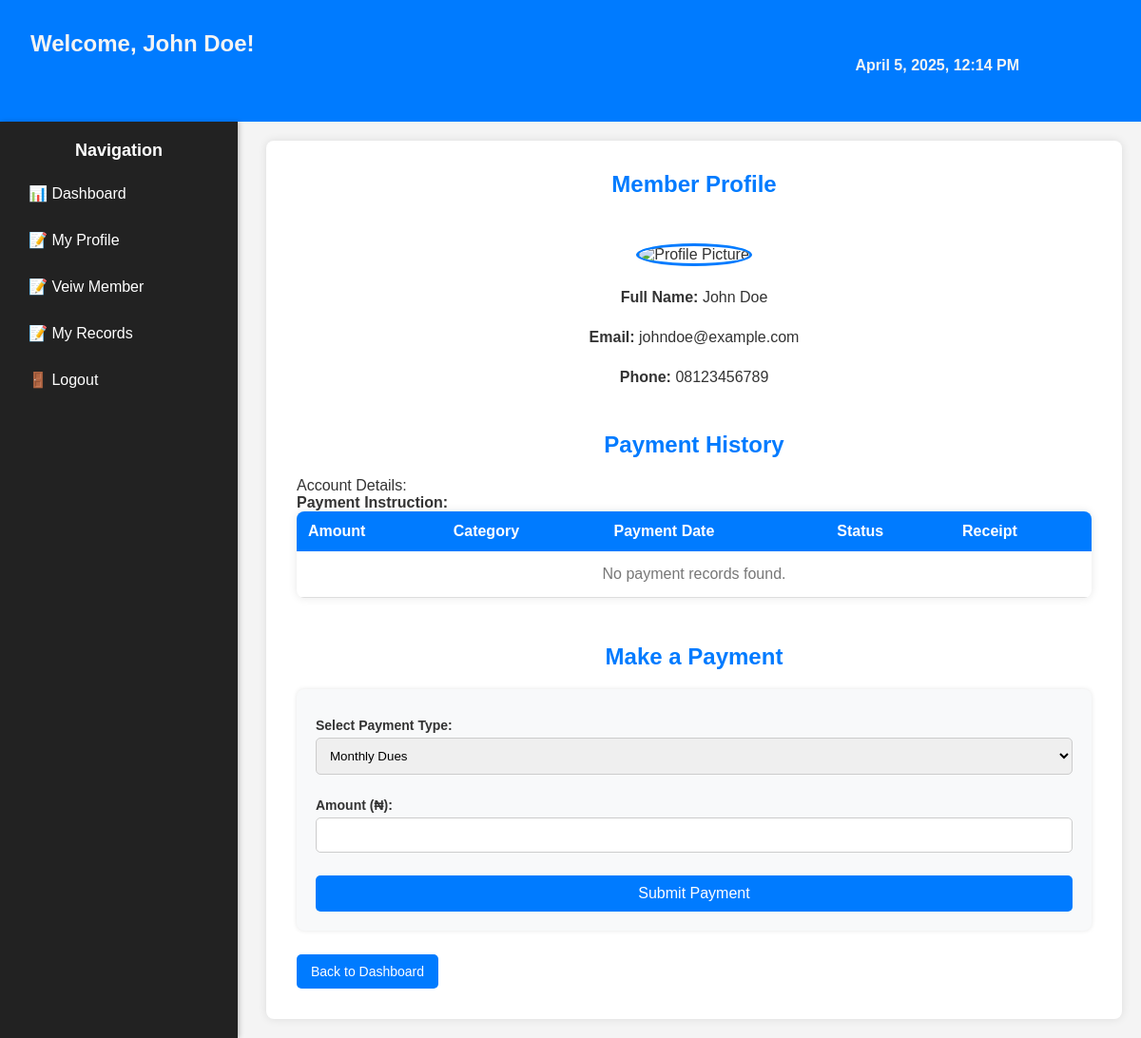
The app's page /members/member_record_view.php (signed in) with its own data.
### tables this page shows
CREATE TABLE `users` (
  `id` int(11) NOT NULL,
  `full_name` varchar(255) NOT NULL,
  `email` varchar(100) NOT NULL,
  `password` varchar(255) NOT NULL,
  `phone` varchar(15) DEFAULT NULL,
  `profile_picture` varchar(255) DEFAULT 'default.png',
  `role` enum('admin','member') DEFAULT 'member',
  `created_at` timestamp NOT NULL DEFAULT current_timestamp(),
  `status` varchar(20) NOT NULL DEFAULT 'pending'
);

### members/member_record_view.php (the view, shortened to what this page needs)
<?php
require_once "../includes/inc_header.php";
require_once "../includes/db.php";
$user_id = $_SESSION["user_id"];
$records_per_page = 5;
$page = isset($_GET["page"]) && is_numeric($_GET["page"]) ? intval($_GET["page"]) : 1;
$offset = ($page - 1) * $records_per_page;
$stmt = $pdo->prepare("SELECT full_name, email, phone FROM users WHERE id = ?");
$stmt->execute([$user_id]);
$member = $stmt->fetch(PDO::FETCH_ASSOC);
$paymentStmt = $pdo->prepare("SELECT id, amount, payment_date, status, category, receipt FROM payments WHERE user_id = :user_id ORDER BY payment_date DESC LIMIT :offset, :records_per_page");
$paymentStmt->bindValue(":user_id", $user_id, PDO::PARAM_INT);
$paymentStmt->bindValue(":offset", $offset, PDO::PARAM_INT);
$paymentStmt->bindValue(":records_per_page", $records_per_page, PDO::PARAM_INT);
$paymentStmt->execute();
$payments = $paymentStmt->fetchAll(PDO::FETCH_ASSOC);
?>
<main class="dashboard-container">
    <?php include "../includes/inc_sidebar.php"; ?>
    <section class="admin-main">
        <h2>Member Profile</h2>
        <div style="margin-top:3rem" class="profile-section">
            <img src="../uploads/profile_pics/<?php echo htmlspecialchars($user_id); ?>.jpg" alt="Profile Picture" class="profile-pic">
            <p style="margin-top:1.5rem"><strong>Full Name:</strong> <?php echo htmlspecialchars($member["full_name"]); ?></p>
            <p style="margin-top:1.5rem"><strong>Email:</strong> <?php echo htmlspecialchars($member["email"]); ?></p>
            <p style="margin-top:1.5rem"><strong>Phone:</strong> <?php echo htmlspecialchars($member["phone"]); ?></p>
        </div>
        <h2 style="margin-top:3rem">Payment History</h2>
        <div>
            <p>Account Details: </p>
            <strong>Payment Instruction: </strong>
        </div>
        <table>
            <thead>
                <tr>
                    <th>Amount</th>
                    <th>Category</th>
                    <th>Payment Date</th>
                    <th>Status</th>
                    <th>Receipt</th>
                </tr>
            </thead>
            <tbody>
                <?php if (count($payments) > 0): ?>
                    <?php foreach ($payments as $payment): ?>
                        <tr>
                            <td>₦<?php echo number_format($payment["amount"], 2); ?></td>
                            <td><?php echo htmlspecialchars($payment["category"]); ?></td>
                            <td><?php echo htmlspecialchars($payment["payment_date"]); ?></td>
                            <td class="<?php echo strtolower($payment["status"]); ?>">
                                <?php echo htmlspecialchars($payment["status"]); ?>
                            </td>
                            <td>
                                <?php if ($payment["receipt"]): ?>
                                    <a href="../uploads/receipts/<?php echo htmlspecialchars($payment["receipt"]); ?>" target="_blank">View</a>
                                <?php else: ?>
                                    <form action="" method="POST" enctype="multipart/form-data">
                                        <input type="hidden" name="payment_id" value="<?php echo htmlspecialchars($payment["id"]); ?>">
                                        <input type="file" name="receipt" required>
                                        <button type="submit" name="upload_receipt" class="btn-upload">Upload</button>
                                    </form>
                                <?php endif; ?>
                            </td>
                        </tr>
                    <?php endforeach; ?>
                <?php else: ?>
                    <tr>
                        <td colspan="5" class="no-data">No payment records found.</td>
                    </tr>
                <?php endif; ?>
            </tbody>
        </table>
        <h2 style="margin-top:3rem">Make a Payment</h2>
        <form action="" method="POST">
            <label for="category">Select Payment Type:</label>
            <select name="category" id="category" required>
                <option value="Monthly Dues">Monthly Dues</option>
            </select>
            <label style="margin-top:1.5rem" for="amount">Amount (₦):</label>
            <input type="number" name="amount" id="amount" required>
            <button style="margin-top:1.5rem" type="submit" name="submit_payment" class="btn">Submit Payment</button>
        </form>
        <a href="dashboard.php" class="btn">Back to Dashboard</a>
    </section>
</main>

### includes/inc_header.php (shortened to what this page needs)
<?php
require_once "../includes/db.php";
$stmt = $pdo->prepare("SELECT full_name, email FROM users WHERE id = ?");
$stmt->execute([$_SESSION["user_id"]]);
$user = $stmt->fetch(PDO::FETCH_ASSOC);
?>
<!DOCTYPE html>
<html lang="en">
<head>
    <link rel="stylesheet" href="../assets/css/member_dashboard.css">
</head>
<body>
<header class="member-header">
    <h2>Welcome, <?php echo htmlspecialchars($user['full_name']); ?>!</h2>
    <div style="float: right; padding:0 3rem 3rem 0; margin:0 3rem 3rem 0" class="user-info">
        <span> <?php echo date("F j, Y, g:i A"); ?></span>
    </div>
</header>
</body>
</html>

### assets/css/member_dashboard.css (style rules this page uses)
* { margin: 0; padding: 0; box-sizing: border-box; }
body { font-family: Arial, sans-serif; margin: 0; background-color: #f4f4f4; color: #333; }
.member-header { background-color: #007bff; font-weight: bold; color: #f4f4f4; height: 8rem; padding: 2rem; }
.dashboard-container { display: flex; min-height: 100vh; }
.admin-main { flex: 1; min-width: 900px; padding: 2rem; background: white; margin: 20px 20px 20px 30px; border-radius: 8px; box-shadow: 0 0 10px rgba(0, 0, 0, 0.1); }
.admin-main h2 { font-size: 24px; margin-bottom: 20px; color: #007bff; text-align: center; }
.admin-main form { background: #f8f9fa; padding: 20px; border-radius: 8px; box-shadow: 0 0 5px rgba(0, 0, 0, 0.1); margin-bottom: 15px; }
.admin-main label { font-weight: bold; display: block; margin-top: 10px; font-size: 14px; }
.admin-main button { background-color: #007bff; color: white; border: none; padding: 10px 15px; margin-top: 15px; cursor: pointer; border-radius: 5px; width: 100%; font-size: 16px; transition: 0.3s ease; }

### members/member_record_view.php (style rules this page uses)
.profile-section { text-align: center; margin-bottom: 20px; }
.profile-pic { width: 120px; height: 120px; border-radius: 50%; object-fit: cover; border: 3px solid #007bff; }
table { width: 100%; border-collapse: collapse; background: #fff; box-shadow: 0 0 10px rgba(0, 0, 0, 0.1); border-radius: 8px; overflow: hidden; }
thead { background-color: #007bff; color: white; }
thead th, td { padding: 12px; font-size: 16px; text-align: left; }
tbody tr { border-bottom: 1px solid #ddd; }
form { background: #f8f8f8; padding: 20px; border-radius: 8px; margin-top: 20px; }
label { font-size: 16px; margin-top: 10px; display: block; }
input, select { width: 100%; padding: 10px; margin-top: 5px; border: 1px solid #ccc; border-radius: 5px; }
.btn { display: inline-block; padding: 10px 15px; background: #007bff; color: white; text-decoration: none; border-radius: 5px; font-size: 14px; transition: background 0.3s ease; margin-top: 10px; }
.no-data { text-align: center; padding: 15px; color: #777; }

### records on screen
users: full_name "John Doe", email "johndoe@example.com", phone "08123456789"
